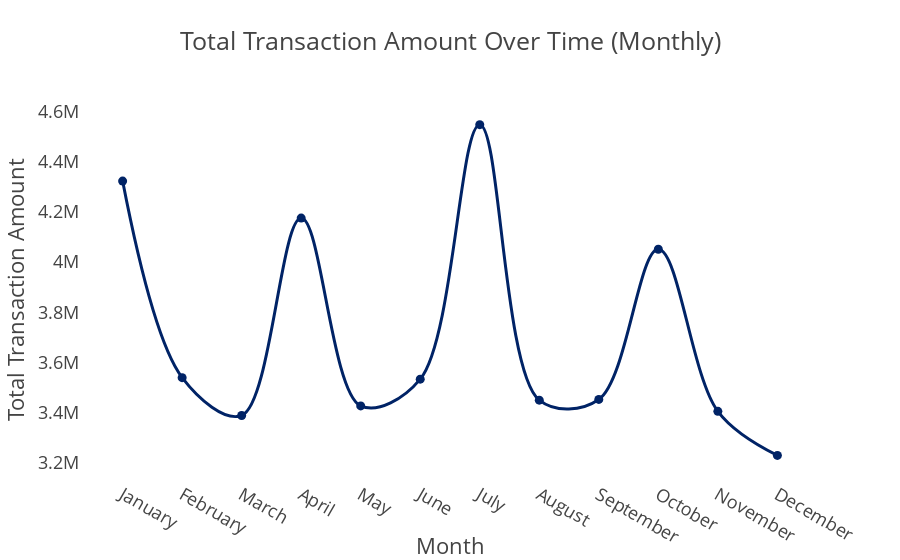

Source (notebook cell):
### Code cell
fig = px.line(
    monthly_trans_amt,
    x='Month',
    y='total_transaction_amount',
    title='Total Transaction Amount Over Time (Monthly)',
    markers=True
)

# Apply smoothing using a spline
fig.update_traces(line_shape='spline', line=dict(color='#002366', width=3))

fig.update_layout(
    template="presentation",
    xaxis_title="Month",
    yaxis_title="Total Transaction Amount",
    paper_bgcolor="rgba(0,0,0,0)",
    plot_bgcolor="rgba(0,0,0,0)",
    xaxis=dict(showgrid=False),
    yaxis=dict(showgrid=False)
)

fig.write_image(os.path.join(results_dir, 'Total_Transaction_Amount_Over_Time.jpg'))
fig.write_image(os.path.join(results_dir, 'Total_Transaction_Amount_Over_Time.png'))
fig.write_html(os.path.join(results_dir, 'Total_Transaction_Amount_Over_Time.html'))

fig.show()

### Figure 1 — Plotly figure (JSON) as saved in the notebook; plotly's stock layout.template omitted (floating-point values rounded to 4 significant figures)
{"data": [{"hovertemplate": "Month=%{x}<br>total_transaction_amount=%{y}<extra></extra>", "legendgroup": "", "line": {"color": "#002366", "dash": "solid", "shape": "spline", "width": 3}, "marker": {"symbol": "circle"}, "mode": "lines+markers", "name": "", "orientation": "v", "showlegend": false, "type": "scatter", "x": ["January", "February", "March", "April", "May", "June", "July", "August", "September", "October", "November", "December"], "xaxis": "x", "y": [4322186, 3539575, 3388827, 4174728, 3426913, 3533660, 4546958, 3449868, 3452874, 4050909, 3405420, 3230095], "yaxis": "y"}], "layout": {"autosize": true, "legend": {"tracegroupgap": 0}, "paper_bgcolor": "rgba(0, 0, 0, 0)", "plot_bgcolor": "rgba(0, 0, 0, 0)", "title": {"text": "Total Transaction Amount Over Time (Monthly)"}, "xaxis": {"anchor": "y", "autorange": true, "domain": [0, 1], "range": [-0.707, 11.71], "showgrid": false, "title": {"text": "Month"}, "type": "category"}, "yaxis": {"anchor": "x", "autorange": true, "domain": [0, 1], "range": [3102000.0, 4675000.0], "showgrid": false, "title": {"text": "Total Transaction Amount"}, "type": "linear"}}}
